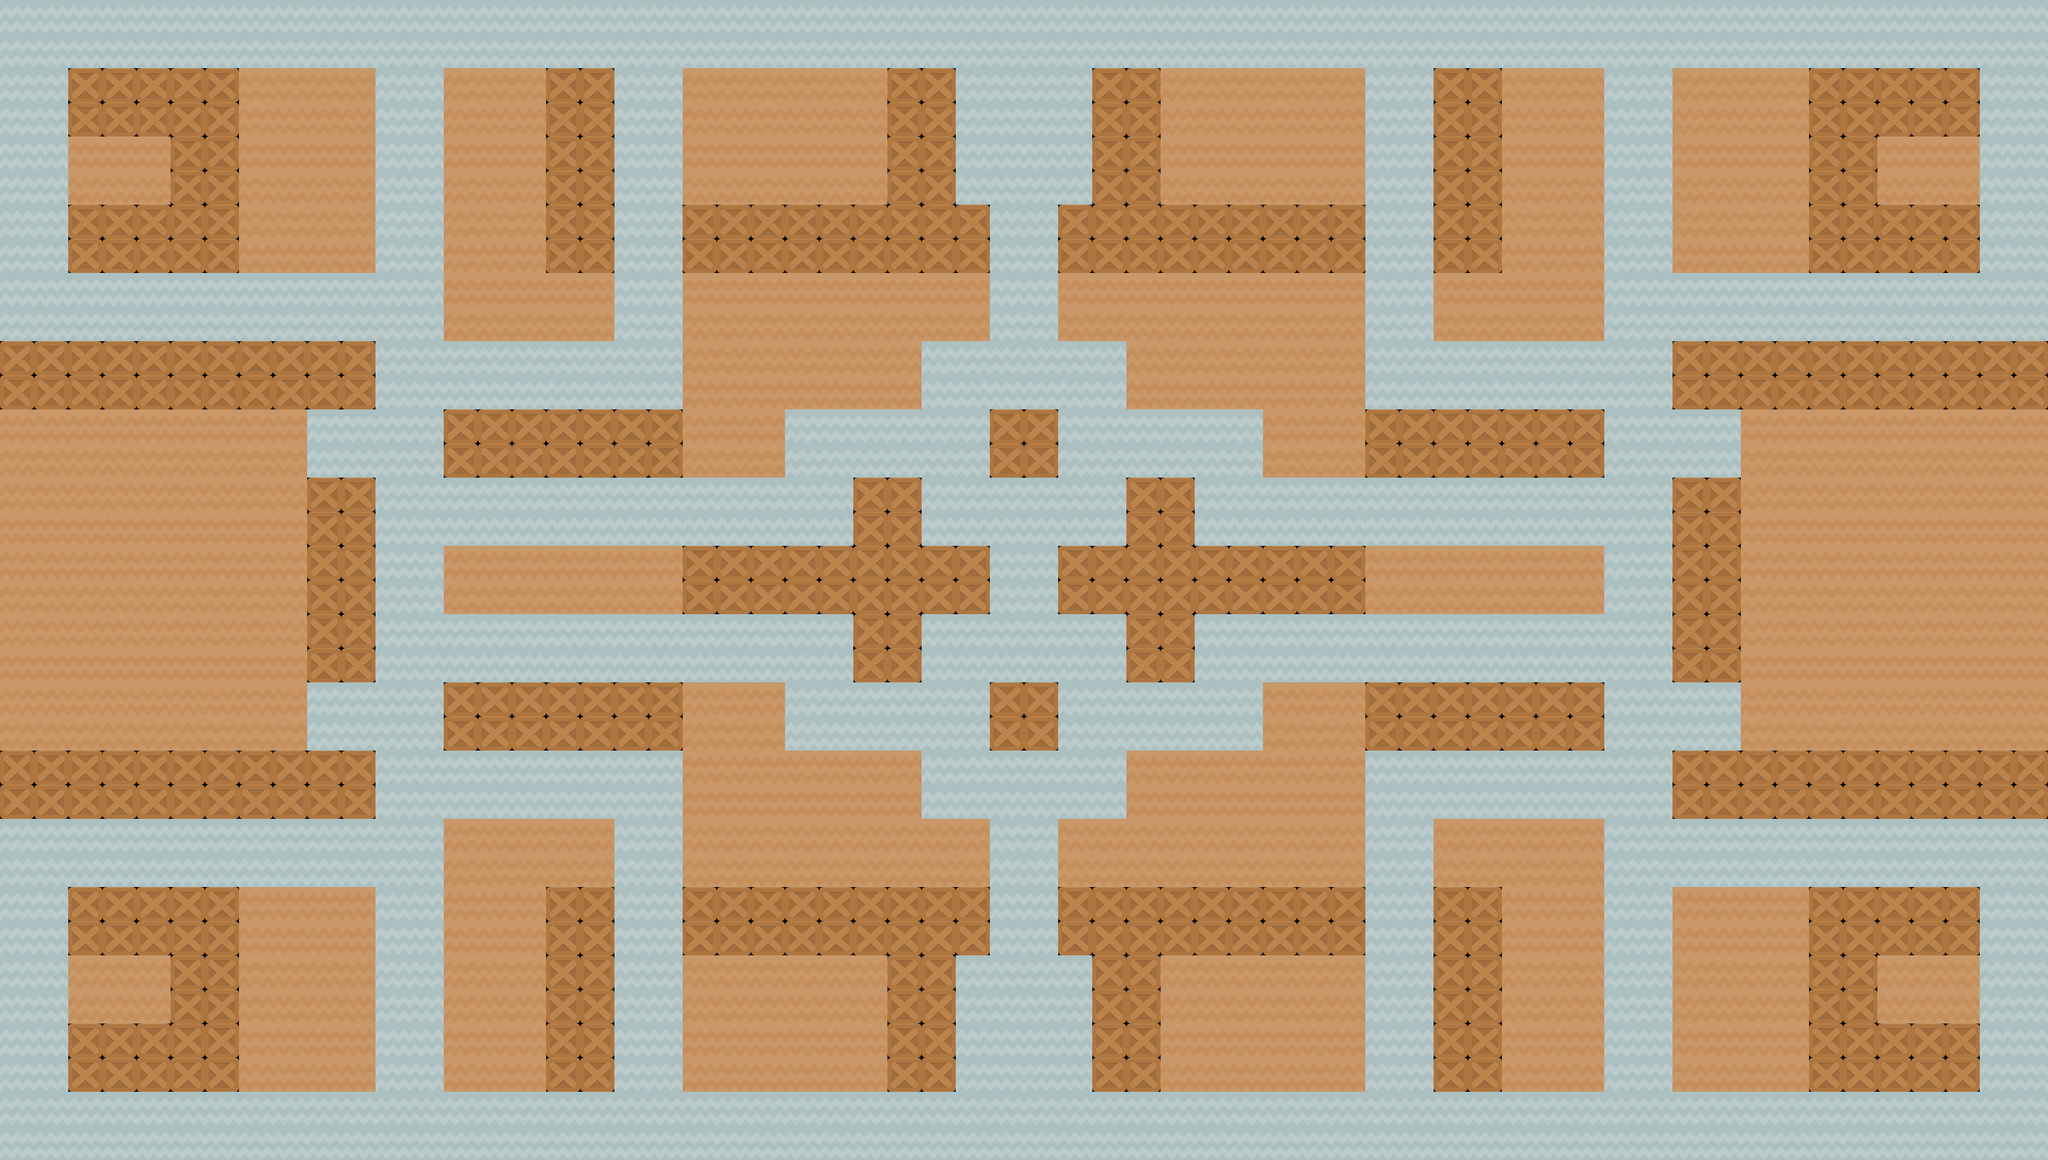

Tiled map render using the project's own tile images. Description and the map definition, with tile-layer contents summarised, below:
An orthogonal 60x34 tile map with 70x70 px tiles, 1 tile layer (Слой тайлов 1).

<map version="1.10" tiledversion="1.11.2" orientation="orthogonal" renderorder="right-down" width="60" height="34" tilewidth="70" tileheight="70" infinite="0" nextlayerid="2" nextobjectid="1">
 <tileset firstgid="1" source="tiles_spritesheet.tsx" />
 <layer id="1" name="Слой тайлов 1" width="60" height="34">
  <data>[2040 cells, 2040 non-empty, 3 distinct tile ids]</data>
 </layer>
</map>
